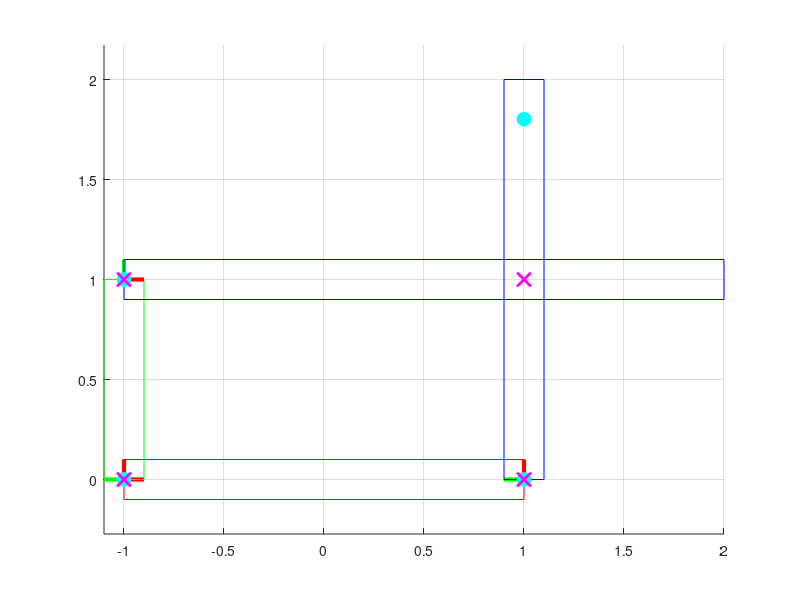

Here is the MATLAB script that generated this plot: (Note: this script raises an error after producing the figure.)
function linkages(scene)
if nargin < 1
    scene = 0;
end

% Set up the scene here.
% Note that links don't have to be placed exactly. The first call to
% solveLinkage() will automatically snap the links so that all the
% constraints are satisfied.
linkages = [];
pins = [];
particles = [];
switch scene
    case 0
        % Crank-rocker
        range = [0,Inf];
        % Bottom link
        links(1).angle = 0; % rotation from the positive x-axis
        links(1).pos = [-1;0]; % position of the center of rotation
        links(1).verts = [0,-0.1;2,-0.1;2,0.1;0,0.1]'; % display vertices
        % Left link
        links(2).angle = pi/2;
        links(2).pos = [-1;0];
        links(2).verts = [0,-0.1;1,-0.1;1,0.1;0,0.1]';
        % Right link
        links(3).angle = pi/2;
        links(3).pos = [1;0];
        links(3).verts = [0,-0.1;2,-0.1;2,0.1;0,0.1]';
        % Top link
        links(4).angle = 0;
        links(4).pos = [-1;1];
        links(4).verts = [0,-0.1;3,-0.1;3,0.1;0,0.1]';
        
        % Which link is grounded?
        grounded = 1;
        % Which link is the driver?
        % Note: the driver must be attached (with a pin) to the ground.
        driver = 2;
        
        % Bottom-left
        pins(1).links = [1,2];
        pins(1).pts = [0,0;0,0]';
        % Bottom-right
        pins(2).links = [1,3];
        pins(2).pts = [2,0;0,0]';
        % Left-top
        pins(3).links = [2,4];
        pins(3).pts = [1,0;0,0]';
        % Right-top
        pins(4).links = [3,4];
        pins(4).pts = [1+rand(1),0;2,0]'; % pin location on link3 is randomized
        
        % List of tracer particles for display
        particles(1).link = 4; % which link?
        particles(1).pt = [0.5;0.1]; % tracer particle point in local coords
        particles(1).ptsWorld = zeros(2,0); % transformed points, initially empty
        particles(2).link = 4;
        particles(2).pt = [2.5;-0.1];
        particles(2).ptsWorld = zeros(2,0);
    case 1
        % Drag-link
        range = [0,Inf];
        % Bottom link
        links(1).angle = 0; % rotation from the positive x-axis
        links(1).pos = [-1;0]; % position of the center of rotation
        links(1).verts = [0,-0.1;2,-0.1;2,0.1;0,0.1]'; % display vertices
        % Left link
        links(2).angle = pi/2;
        links(2).pos = [-1;0];
        links(2).verts = [0,-0.1;3,-0.1;3,0.1;0,0.1]';
        % Right link
        links(3).angle = pi/2;
        links(3).pos = [1;0];
        links(3).verts = [0,-0.1;3,-0.1;3,0.1;0,0.1]';
        % Top link
        links(4).angle = 0;
        links(4).pos = [-1;2];
        links(4).verts = [0,-0.1;3,-0.1;3,0.1;0,0.1]';
        
        % Which link is grounded?
        grounded = 1;
        % Which link is the driver?
        % Note: the driver must be attached (with a pin) to the ground.
        driver = 2;
        
        rn = rand(1)/3;
        
        % Bottom-left
        pins(1).links = [1,2];
        pins(1).pts = [0,0;0,0]';
        % Bottom-right
        pins(2).links = [1,3];
        pins(2).pts = [1.5,0;0,0]';
        % Left-top
        pins(3).links = [2,4];
        pins(3).pts = [2+rn,0;0,0]';
        % Right-top
        pins(4).links = [3,4];
        pins(4).pts = [2+2*rn,0;2+2.5*rn,0]'; % pin location on link3 is randomized
        
        % List of tracer particles for display
        particles(1).link = 4; % which link?
        particles(1).pt = [0;0]; % tracer particle point in local coords
        particles(1).ptsWorld = zeros(2,0); % transformed points, initially empty
        particles(2).link = 4;
        particles(2).pt = [2+2*rn;0];
        particles(2).ptsWorld = zeros(2,0);
    case 2
        % Double-rocker
        range = [pi/2,2*pi/6];
        % Bottom link
        links(1).angle = 0; % rotation from the positive x-axis
        links(1).pos = [-1;0]; % position of the center of rotation
        links(1).verts = [0,-0.1;2,-0.1;2,0.1;0,0.1]'; % display vertices
        % Left link
        links(2).angle = pi/2;
        links(2).pos = [-1;0];
        links(2).verts = [0,-0.1;3,-0.1;3,0.1;0,0.1]';
        % Right link
        links(3).angle = pi/2;
        links(3).pos = [1;0];
        links(3).verts = [0,-0.1;3,-0.1;3,0.1;0,0.1]';
        % Top link
        links(4).angle = 0;
        links(4).pos = [-1;2];
        links(4).verts = [0,-0.1;1,-0.1;1,0.1;0,0.1]';
        
        % Which link is grounded?
        grounded = 1;
        % Which link is the driver?
        % Note: the driver must be attached (with a pin) to the ground.
        driver = 2;
        
        rn = rand(1)/3;
        
        % Bottom-left
        pins(1).links = [1,2];
        pins(1).pts = [0,0;0,0]';
        % Bottom-right
        pins(2).links = [1,3];
        pins(2).pts = [2,0;0,0]';
        % Left-top
        pins(3).links = [2,4];
        pins(3).pts = [2+rn,0;0,0]';
        % Right-top
        pins(4).links = [3,4];
        pins(4).pts = [2+2*rn,0;1,0]'; % pin location on link3 is randomized
        
        % List of tracer particles for display
        particles(1).link = 4; % which link?
        particles(1).pt = [0;0]; % tracer particle point in local coords
        particles(1).ptsWorld = zeros(2,0); % transformed points, initially empty
        particles(2).link = 4;
        particles(2).pt = [1;0];
        particles(2).ptsWorld = zeros(2,0);
    case 3
        % Hoekens
        range = [0, Inf];
        % Bottom link
        links(1).angle = 0; % rotation from the positive x-axis
        links(1).pos = [-1;0]; % position of the center of rotation
        links(1).verts = [0,-0.1;2,-0.1;2,0.1;0,0.1]'; % display vertices
        % Left link
        links(2).angle = pi/2;
        links(2).pos = [-1;0];
        links(2).verts = [0,-0.1;1,-0.1;1,0.1;0,0.1]';
        % Right link
        links(3).angle = pi/2;
        links(3).pos = [1;0];
        links(3).verts = [0,-0.1;2.5,-0.1;2.5,0.1;0,0.1]';
        % Top link
        links(4).angle = 0;
        links(4).pos = [-1;2];
        links(4).verts = [0,-0.1;5,-0.1;5,0.1;0,0.1]';
        
        % Which link is grounded?
        grounded = 1;
        % Which link is the driver?
        % Note: the driver must be attached (with a pin) to the ground.
        driver = 2;
        
        rn = rand(1)/3;
        
        % Bottom-left
        pins(1).links = [1,2];
        pins(1).pts = [0,0;0,0]';
        % Bottom-right
        pins(2).links = [1,3];
        pins(2).pts = [2,0;0,0]';
        % Left-top
        pins(3).links = [2,4];
        pins(3).pts = [1,0;0,0]';
        % Right-top
        pins(4).links = [3,4];
        pins(4).pts = [2.5,0;2.5,0]'; % pin location on link3 is randomized
        
        % List of tracer particles for display
        particles(1).link = 4; % which link?
        particles(1).pt = [0;0]; % tracer particle point in local coords
        particles(1).ptsWorld = zeros(2,0); % transformed points, initially empty
        particles(2).link = 4;
        particles(2).pt = [5;0];
        particles(2).ptsWorld = zeros(2,0);
    case 4
        % Peaucellier-Lipkin
        range = [6*pi/8, 2*pi/8];
        
        % ground link
        links(1).angle = pi/2; % rotation from the positive x-axis
        links(1).pos = [0;-1]; % position of the center of rotation
        links(1).verts = [0,-0.1;1,-0.1;1,0.1;0,0.1]'; % display vertices
        
        % driver link
        links(2).angle = pi/2; % rotation from the positive x-axis
        links(2).pos = [0;0]; % position of the center of rotation
        links(2).verts = [0,-0.1;1,-0.1;1,0.1;0,0.1]'; % display vertices
        
        % A
        links(3).angle = pi; % rotation from the positive x-axis
        links(3).pos = [0;1]; % position of the center of rotation
        links(3).verts = [0,-0.1;1,-0.1;1,0.1;0,0.1]'; % display vertices
         
        % B
        links(4).angle = pi/2; % rotation from the positive x-axis
        links(4).pos = [1;1]; % position of the center of rotation
        links(4).verts = [0,-0.1;1,-0.1;1,0.1;0,0.1]'; % display vertices
        
        % C
        links(5).angle = 0; % rotation from the positive x-axis
        links(5).pos = [-1;1]; % position of the center of rotation
        links(5).verts = [0,-0.1;1,-0.1;1,0.1;0,0.1]'; % display vertices
        
        % D
        links(6).angle = -pi; % rotation from the positive x-axis
        links(6).pos = [1;1]; % position of the center of rotation
        links(6).verts = [0,-0.1;1,-0.1;1,0.1;0,0.1]'; % display vertices
        
        % left
        links(7).angle = pi/2; % rotation from the positive x-axis
        links(7).pos = [0;-1]; % position of the center of rotation
        links(7).verts = [0,-0.1;2.5,-0.1;2.5,0.1;0,0.1]'; % display vertices
        
        % right
        links(8).angle = pi/2; % rotation from the positive x-axis
        links(8).pos = [0;-1]; % position of the center of rotation
        links(8).verts = [0,-0.1;2.5,-0.1;2.5,0.1;0,0.1]'; % display vertices
        
        % ground driver
        pins(1).links = [1,2];
        pins(1).pts = [1,0;0,0]';
        
        % driver-A
        pins(2).links = [2,3];
        pins(2).pts = [1,0;0,0]';
        
        % A-B
        pins(3).links = [3,4];
        pins(3).pts = [1,0;0,0]';
        
        % B-C
        pins(4).links = [4,5];
        pins(4).pts = [1,0;0,0]';
        
        % C-D
        pins(5).links = [5,6];
        pins(5).pts = [1,0;0,0]';
        
        % D-A
        pins(6).links = [6,3];
        pins(6).pts = [1,0;0,0]';
        
        % left-B base
        pins(7).links = [7,4];
        pins(7).pts = [2.5,0;0,0]';
        
        % right-D base
        pins(8).links = [8,6];
        pins(8).pts = [2.5,0;0,0]';
        
        % left-ground
        pins(9).links = [7,1];
        pins(9).pts = [0,0;0,0]';
        
        % right-ground
        pins(10).links = [8,1];
        pins(10).pts = [0,0;0,0]';
        
        grounded = 1;
        driver = 2;
        
        % List of tracer particles for display
        particles(1).link = 4; % which link?
        particles(1).pt = [1;0]; % tracer particle point in local coords
        particles(1).ptsWorld = zeros(2,0); % transformed points, initially empty
        
    case 5
        % Klann
        range = [0,Inf];
        
        grounded = 1;
        driver = 2;    
        
        rockerArmAxle1 = [1.366, 1.366];
        rockerArmAxle2 = [1.009, 0.574];
        crankShaft = [1.599,0.75];
        
        ldriver = 0.268;
        l6 = 0.5176;
        l4 = 0.522;
        l5 = 0.3206;
        l3 = 0.59;
        
        dh = 0.04;
        
        % Ground link
        links(grounded).angle = 0;
        links(grounded).pos = rockerArmAxle2';
        links(grounded).verts = [rockerArmAxle1-rockerArmAxle2; 0,0; crankShaft-rockerArmAxle2]';
        
        % Driver link
        links(driver).angle = 0;
        links(driver).pos = crankShaft';
        links(driver).verts = [0,0; ldriver/2,dh; ldriver,0; ldriver/2,-dh]';
        
        % l3
        links(3).angle = pi;
        links(3).pos = (crankShaft+[ldriver,0])';
        links(3).verts = [0,0; l3,0; 1.099,-0.116]';
        
        % l4 // mistake
        links(4).angle = 0;
        links(4).pos = ([0,0])';
        links(4).verts = [0,0;0,0]';
        
        % l5
        links(5).angle = -2*pi/3;
        links(5).pos = (crankShaft-[l3-ldriver,0])';
        links(5).verts = [0,0;l5/2,dh;l5,0;l5/2,-dh]';
        
        % l6
        links(6).angle = pi/2;
        links(6).pos = rockerArmAxle1';
        links(6).verts = [0,0;l6/2,dh;l6,0;l6/2,-dh]';
        
        % leg
        links(7).angle = -pi;
        links(7).pos = [1,1.732]';
        links(7).verts = [0,0;0.232,0.865;0,1.732]';
        
        % pin grounded-driver
        pins(1).links = [grounded,driver];
        pins(1).pts = [crankShaft-rockerArmAxle2;0,0]';
        
        % pin driver-l3
        pins(2).links = [driver,3];
        pins(2).pts = [ldriver,0;0,0]';
        
        % pin l3-l4
        pins(3).links = [3,4];
        pins(3).pts = [l3,0;0,0]';
        
        % pin l3-l5
        pins(4).links = [3,5];
        pins(4).pts = [l3,0;0,0]';
        
        % pin grounded-l5
        pins(5).links = [grounded,5];
        pins(5).pts = [0,0;l5,0]';
        
        % pin grounded-l6
        pins(6).links = [grounded,6];
        pins(6).pts = [rockerArmAxle1-rockerArmAxle2;0,0]';
        
        % pin leg-l3
        pins(7).links = [7,3];
        pins(7).pts = [0.232,0.866;1.099,-0.116]';
        
        % pin leg-l6
        pins(8).links = [7,6];
        pins(8).pts = [0,0;l6,0]';
        
        % List of tracer particles for display
        particles(1).link = 7; % which link?
        particles(1).pt = [0;1.732]; % tracer particle point in local coords
        particles(1).ptsWorld = zeros(2,0); % transformed points, initially empty
    case 10
        % Extra credit!
end

% Initialize
for i = 1 : length(links)
    links(i).grounded = (i == grounded);
    links(i).driver = (i == driver);
    % These target quantities are only used for grounded and driver links
    links(i).angleTarget = links(i).angle;
    links(i).posTarget = links(i).pos;
end
drawScene(links,pins,particles,true);

% lsqnonlin options
if verLessThan('matlab','8.1')
    opt = optimset(...
        'Jacobian','on',...
        'DerivativeCheck','off',...
        'Display','off'); % final-detailed iter-detailed off
else
    opt = optimoptions(@lsqnonlin,...
        'Jacobian','on',...
        'DerivativeCheck','off',...
        'Display','final-detailed'); % final-detailed iter-detailed off
end

% Simulation loop
t = 0; % current time
T = 1.2; % final time
dt = 0.01; % time step
constAngVel = 2*pi; % driver angular velocity
angVel = 0;
angRange = range;
k = 10;
xMid = (angRange(1) + angRange(2))/2;
links(driver).angleTarget = angRange(1);
while t < T
    % Procedurally set the driver angle.
    % Right now, the target angle is being linearly increased, but you may
    
    xNow = links(driver).angleTarget;
    if angRange(2) == Inf
        links(driver).angleTarget = xNow + dt*constAngVel;
    else
        angAcc = -k * (xNow - xMid);
        angVel = angVel + dt * angAcc;
        % want to do something else.
        links(driver).angleTarget = xNow + dt*angVel;
    end
    % Solve for linkage orientations and positions
    [links,feasible] = solveLinkage(links,pins,opt);
    % Update particle positions
    particles = updateParticles(links,particles);
    % Draw scene
    drawScene(links,pins,particles);
    % Quit if over-constrained
    if ~feasible
        break;
    end
    t = t + dt;
end

end

%%
function [R,dR] = rotationMatrix(angle)
c = cos(angle);
s = sin(angle);
% Rotation matrix
R = zeros(2);
R(1,1) = c;
R(1,2) = -s;
R(2,1) = s;
R(2,2) = c;
if nargout >= 2
    % Rotation matrix derivative
    dR = zeros(2);
    dR(1,1) = -s;
    dR(1,2) = -c;
    dR(2,1) = c;
    dR(2,2) = -s;
end
end

%%
function [links,feasible] = solveLinkage(links,pins,opt)
nlinks = length(links);
% Extract the current angles and positions into a vector
angPos0 = zeros(3*nlinks,1);
for i = 1 : nlinks
    link = links(i);
    ii = (i-1)*3+(1:3);
    angPos0(ii(1)) = link.angle;
    angPos0(ii(2:3)) = link.pos;
end
% Limits
lb = -inf(size(angPos0));
ub =  inf(size(angPos0));
% Solve for angles and positions
[angPos,r2] = lsqnonlin(@(angPos)objFun(angPos,links,pins),angPos0,lb,ub,opt);
% If the mechanism is feasible, then the residual should be zero
feasible = true;
if r2 > 1e-6
    fprintf('Mechanism is over constrained!\n');
    feasible = false;
end
% Extract the angles and positions from the values in the vector
for i = 1 : length(links)
    ii = (i-1)*3+(1:3);
    links(i).angle = angPos(ii(1));
    links(i).pos = angPos(ii(2:3));
end
end

%%
function [f,J] = objFun(angPos,links,pins)
nlinks = length(links);
npins = length(pins);
% Temporarily change angles and positions of the links. These changes will
% be undone when exiting this function.
for i = 1 : nlinks
    ii = (i-1)*3+(1:3);
    links(i).angle = angPos(ii(1));
    links(i).pos = angPos(ii(2:3));
end

% Evaluate constraints
ndof = 3*nlinks;
ncon = 3 + 3 + 2*npins; % 3 for ground, 3 for driver, 2*npins for pins
f = zeros(ncon,1);
J = zeros(ncon,ndof);
k = 0;
% Some angles and positions are fixed
for i = 1 : nlinks
    link = links(i);
    if link.grounded || link.driver
        % Grounded and driver links have their angles and positions
        % prescribed.
        f(k+1,    1) = link.angle - link.angleTarget;
        f(k+(2:3),1) = link.pos - link.posTarget;
        % The Jacobian of this constraint is the identity matrix
        J(k+(1:3),k+(1:3)) = eye(3);
        k = k + 3;
    end
end
% Pin constraints
for i = 1 : npins
    pin = pins(i);
    rows = k+(1:2); % row index of this pin constraint
    indLinkA = pin.links(1); % array index of link A
    indLinkB = pin.links(2); % array index of link B
    linkA = links(indLinkA);
    linkB = links(indLinkB);
    [Ra,dRa] = rotationMatrix(linkA.angle);
    [Rb,dRb] = rotationMatrix(linkB.angle);
    % Local positions
    ra = pin.pts(:,1);
    rb = pin.pts(:,2);
    % World positions
    xa = Ra * ra + linkA.pos;
    xb = Rb * rb + linkB.pos;
    p = xa(1:2) - xb(1:2);
    f(rows,1) = p;
    % Column indices for the angles and positions of links A and B
    colAngA = (indLinkA-1)*3 + 1;
    colPosA = (indLinkA-1)*3 + (2:3);
    colAngB = (indLinkB-1)*3 + 1;
    colPosB = (indLinkB-1)*3 + (2:3);
    % The Jacobian of this constraint is the partial derivative of f wrt
    % the angles and positions of the two links.
    J(rows,colAngA) = dRa * ra;
    J(rows,colPosA) = eye(2);
    J(rows,colAngB) = -dRb * rb;
    J(rows,colPosB) = -eye(2);
    k = k + 2;
end
end

%%
function particles = updateParticles(links,particles)
% Transform particle position from local to world
for i = 1 : length(particles)
    particle = particles(i);
    link = links(particle.link);
    R = rotationMatrix(link.angle);
    x = R * particle.pt + link.pos;
    % Append world position to the array (grows indefinitely)
    particles(i).ptsWorld(:,end+1) = x;
end
end

%%
function drawScene(links,pins,particles,initialize)
if nargin < 4
    initialize = false;
end
if initialize
    clf;
else
    cla;
end
hold on;
grid on;
% Draw links
for i = 1 : length(links)
    link = links(i);
    R = rotationMatrix(link.angle);
    % Draw frame
    p = link.pos; % frame origin
    s = 0.1; % frame display size
    px = p + s*R(:,1); % frame x-axis
    py = p + s*R(:,2); % frame y-axis
    plot([p(1),px(1)],[p(2),px(2)],'r','LineWidth',3);
    plot([p(1),py(1)],[p(2),py(2)],'g','LineWidth',3);
    % Draw link geometry
    if link.grounded
        color = [1 0 0];
    elseif link.driver
        color = [0 1 0];
    else
        color = [0 0 1];
    end
    E = [R,link.pos;0,0,1]; % transformation matrix
    vertsLocal = [link.verts;ones(1,size(link.verts,2))];
    vertsWorld = E * vertsLocal;
    plot(vertsWorld(1,[1:end,1]),vertsWorld(2,[1:end,1]),'Color',color);
end
% Draw pins
for i = 1 : length(pins)
    pin = pins(i);
    linkA = links(pin.links(1));
    linkB = links(pin.links(2));
    Ra = rotationMatrix(linkA.angle);
    Rb = rotationMatrix(linkB.angle);
    xa = Ra * pin.pts(:,1) + linkA.pos;
    xb = Rb * pin.pts(:,2) + linkB.pos;
    plot(xa(1),xa(2),'co','MarkerSize',10,'MarkerFaceColor','c');
    plot(xb(1),xb(2),'mx','MarkerSize',10,'LineWidth',2);
end
% Draw particles
for i = 1 : length(particles)
    particle = particles(i);
    if ~isempty(particle.ptsWorld)
        plot(particle.ptsWorld(1,:),particle.ptsWorld(2,:),'k');
        plot(particle.ptsWorld(1,end),particle.ptsWorld(2,end),'ko');
    end
end
axis equal;
drawnow;
end
